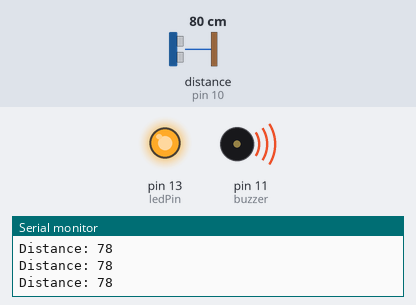
Recording of a sketch running on a simulated Arduino Uno, built with avr-gcc and run on an emulated ATmega328P. On the bench: output pins drawn as LEDs (lit = HIGH), buzzer (waves = sounding, pin HIGH), the last lines printed to the serial monitor. Wiring (inferred from the names in the program): ultrasonic range finder: trigger pin 9; echo pin 10. The inputs (shaded band) are chosen by the test bench; at power-on: distance to the obstacle (sensor on pin 10) 80 cm. The echo pulse lasts 58.3 µs per cm; pins used as bus, display or sensor lines are not drawn.

Above: at 1.2 s.
1.3 s: distance to the obstacle (sensor on pin 10) set to 19 cm
2.8 s: distance to the obstacle (sensor on pin 10) set to 15 cm
At 3.4 s:
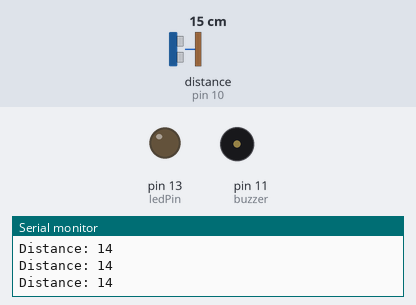
4.3 s: distance to the obstacle (sensor on pin 10) set to 18 cm
At 5.7 s:
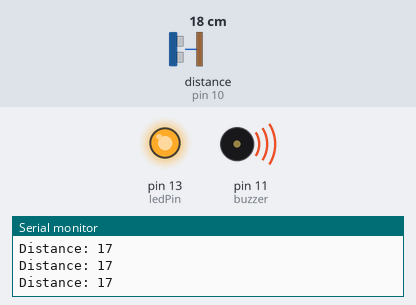
7.3 s: distance to the obstacle (sensor on pin 10) set to 12 cm
At 8.0 s:
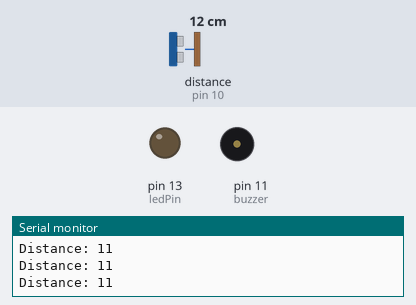
Timing chart, 0 to 9.8 s (numbered marks = the images above; inputs shaded):
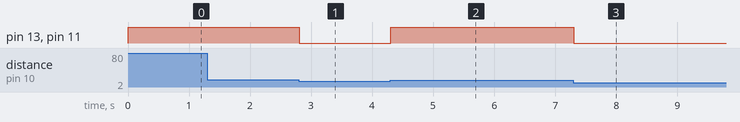

The sketch:

Arduino_Code.ino
```cpp
//Dynamic Innovator
const int trigPin = 9;
const int echoPin = 10;
const int buzzer = 11;
const int ledPin = 13;

// defines variables
long duration;
int distance;
int safetyDistance;


void setup() {
pinMode(trigPin, OUTPUT); // Sets the trigPin as an Output
pinMode(echoPin, INPUT); // Sets the echoPin as an Input
pinMode(buzzer, OUTPUT);
pinMode(ledPin, OUTPUT);
Serial.begin(9600); // Starts the serial communication
}


void loop() {
// Clears the trigPin
digitalWrite(trigPin, LOW);
delayMicroseconds(2);

// Sets the trigPin on HIGH state for 10 micro seconds
digitalWrite(trigPin, HIGH);
delayMicroseconds(10);
digitalWrite(trigPin, LOW);

// Reads the echoPin, returns the sound wave travel time in microseconds
duration = pulseIn(echoPin, HIGH);

// Calculating the distance
distance= duration*0.034/2;

safetyDistance = distance;
if (safetyDistance > 15
){ // Enter the Distance
  digitalWrite(buzzer, HIGH);
  digitalWrite(ledPin, HIGH);
}
else{
  digitalWrite(buzzer, LOW);
  digitalWrite(ledPin, LOW);
}

// Prints the distance on the Serial Monitor
Serial.print("Distance: ");
Serial.println(distance);
}
```

Measured:
- the behaviour switches between 17 and 16 cm on distance to the obstacle (sensor on pin 10) (found by bisection; images 0 and 1)
- after the input at 2.8 s, pin 13 (ledPin), pin 11 (buzzer): HIGH → LOW at once
- after the input at 4.3 s, pin 13 (ledPin), pin 11 (buzzer): LOW → HIGH at once
- after the input at 7.3 s, pin 13 (ledPin), pin 11 (buzzer): HIGH → LOW at once
